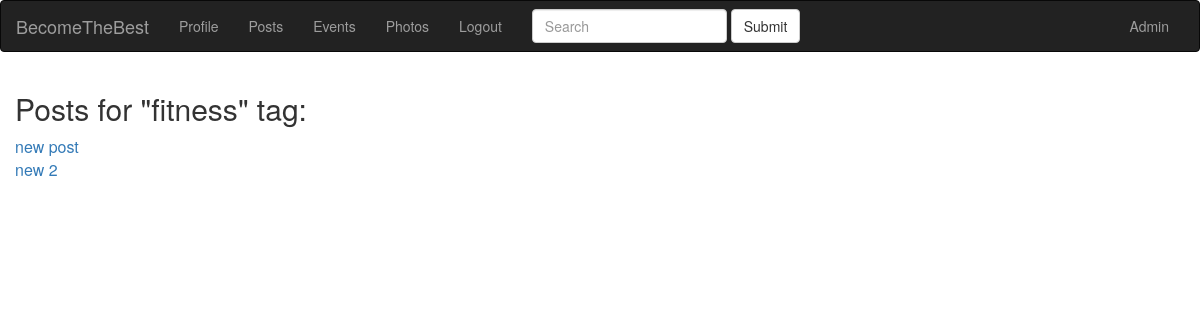
Page /post/tag/fitness (signed in) on the committed database.
### app/models.py (models this page shows, shortened)
class Tag(db.Model):
    id = db.Column(db.Integer, primary_key=True)
    name = db.Column(db.String(100), unique=True)
    slug = db.Column(db.String(100))

class Post(db.Model):
    id = db.Column(db.Integer, primary_key=True)
    title = db.Column(db.String(140))
    slug = db.Column(db.String(140), unique=True)
    body = db.Column(db.Text)
    created = db.Column(db.DateTime, index=True, default=datetime.utcnow)
    user_id = db.Column(db.Integer, db.ForeignKey('user.id'))
    tags = db.relationship(
        'Tag', secondary=post_tags, backref=db.backref('posts_tags', lazy='dynamic'))

### app/blueprints/posts/blueprint.py (the view)
@posts.route('/tag/<slug>')
@login_required
def tag_detail(slug):
    tag = Tag.query.filter(Tag.slug==slug).first()
    posts = tag.posts_tags.all()
    return render_template('posts/tag_detail.html', tag=tag, posts=posts)

### app/models.py (called while the page is built)
@login.user_loader
def load_user(id):
    return User.query.get(int(id))

### app/view.py (called while the page is built)
@app.before_request
def before_request():
    if current_user.is_authenticated:
        current_user.last_seen = datetime.utcnow()
        db.session.commit()

### app/blueprints/posts/templates/posts/tag_detail.html (shortened to what this page needs)
{% extends 'base.html' %} {% block title %} {{ tag.name }} posts {% endblock %} {% block content_title %} Posts for "{{ tag.name }}" tag: {% endblock %} {% block content %} {% for post in posts %}
<div class="post">
    <a href="{{ url_for('posts.post_detail', slug=post.slug) }}">{{ post.title }}</a>
</div>
{% endfor %}
{% endblock %}

### rows in the picture
Tag: name "fitness"
Post: title "new post"
Post: title "new 2"
